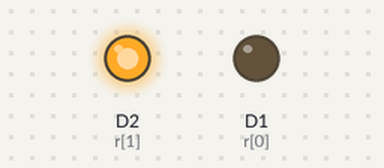
This sketch was run on a simulated ESP8266 (NodeMCU). On the bench: output pins drawn as LEDs (lit = HIGH). The local clock reads 2024-03-15 10:24:30 at power-on unless the sketch sets it; what the sketch prints to the serial monitor is not drawn.

Above: at 0.1 s.
Timing chart, 0 to 1.6 s (numbered marks = the images above):
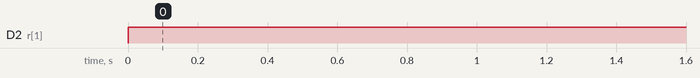

Measured:
- by itself, D2 (r[1]): LOW → HIGH at 0.00 s

The sketch:

RTC_server_ESP.ino
```cpp
//RTC Based Light ON/OFF - Failsafe mode
#include <ESP8266WiFi.h>
#include <espnow.h>
#include <Wire.h>
#include "RTClib.h"
RTC_DS3231 rtc;
uint8_t broadcastAddress[] = {0xA0,0x20,0xA6,0x13,0x46,0x20};
uint8_t r[2]={D1,D2};

typedef struct switch_state {
    int s[7];
} switch_state;


switch_state s_data;

void setup ()
{
  Serial.begin(115200);
  Wire.begin(D3, D7);
  for(int j=0;j<2;j++)
  pinMode(r[j], OUTPUT);
  if (! rtc.begin()) {
    Serial.println("Couldn't find RTC");
    while (1);
  }
  WiFi.mode(WIFI_STA);
  if (esp_now_init() != 0) {
    Serial.println("Error initializing ESP-NOW");
    return;
  }
  esp_now_set_self_role(ESP_NOW_ROLE_CONTROLLER);
  esp_now_register_send_cb(OnDataSent);
  esp_now_add_peer(broadcastAddress, ESP_NOW_ROLE_SLAVE, 1, NULL, 0);
//rtc.adjust(DateTime(F(__DATE__), F(__TIME__)));
  if (rtc.lostPower()) {

    Serial.println("RTC lost power, lets set the time!");
//    rtc.adjust(DateTime(F(__DATE__), F(__TIME__)));
    // for example to set January 27 2017 at 12:59 you would call:
//     rtc.adjust(DateTime(2020, 1, 27, 12, 59, 0));
  }
  digitalWrite(r[0],LOW);
}


void OnDataSent(uint8_t *mac_addr, uint8_t sendStatus) {
  Serial.print("Last Packet Send Status: ");
  if (sendStatus == 0){
    Serial.println("Delivery success");
  }
  else{
    Serial.println("Delivery fail");
  }
}


int hr=0,mins=0;
void loop ()
{
    for(int i=0;i<6;i++)
    s_data.s[i]=1;
    DateTime now = rtc.now();
    DateTime off = DateTime(now.year(), now.month(), (now.day()), 6, 0, 0);
    DateTime onn = DateTime(now.year(), now.month(), (now.day()), 18, 0, 0);
    Serial.println("Current Time: ");
    hr=(now.hour());
    mins=(now.minute());
    Serial.print(hr);
    Serial.print(':');
    Serial.print(mins);
    Serial.print(':');
    Serial.print(now.second(), DEC);
    Serial.println();
    if(now>=off&&now<=onn)
    {
      s_data.s[0]=1;
      s_data.s[3]=1;
      s_data.s[5]=1;
      Serial.println("OFF");
    }
    else{
      Serial.println("ON");
      s_data.s[0]=0;
      s_data.s[3]=0;
      s_data.s[5]=0;
    }
    digitalWrite(r[1],s_data.s[5]);
    esp_now_send(broadcastAddress, (uint8_t *) &s_data, sizeof(s_data));
    delay(1000);
}
```
